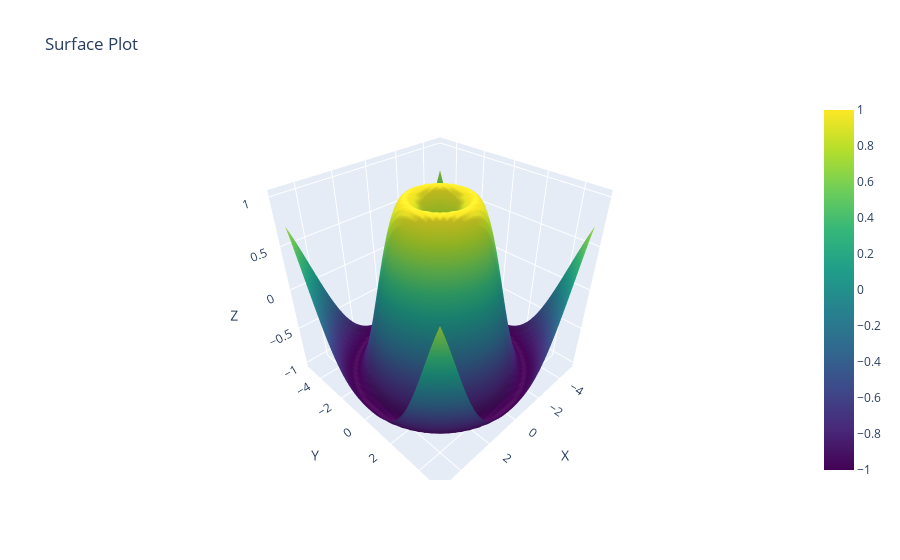

The notebook cell this image was saved under:
### Code cell
import plotly.graph_objs as go
import numpy as np

# Create the surface
N = 50
x = np.linspace(-5, 5, N)
y = np.linspace(-5, 5, N)
x, y = np.meshgrid(x, y)
r = np.sqrt(x**2 + y**2)
z = np.sin(r)

# Create the plot
fig = go.Figure(data=[go.Surface(x=x, y=y, z=z, colorscale='Viridis')])

# Add title and axis labels
fig.update_layout(title='Surface Plot', scene=dict(xaxis_title='X',
                                                   yaxis_title='Y',
                                                   zaxis_title='Z'))

fig.show()

### Figure 1 — Plotly figure (JSON) as saved in the notebook; plotly's stock layout.template omitted (floating-point values rounded to 4 significant figures; data arrays with more than 128 entries replaced by an {"elided": "..."} marker saying what was removed)
{"data": [{"colorscale": [[0, "#440154"], [0.1111, "#482878"], [0.2222, "#3e4989"], [0.3333, "#31688e"], [0.4444, "#26828e"], [0.5556, "#1f9e89"], [0.6667, "#35b779"], [0.7778, "#6ece58"], [0.8889, "#b5de2b"], [1, "#fde725"]], "type": "surface", "x": {"elided": "50x50 float values"}, "y": {"elided": "50x50 float values"}, "z": {"elided": "50x50 float values"}}], "layout": {"scene": {"xaxis": {"title": {"text": "X"}}, "yaxis": {"title": {"text": "Y"}}, "zaxis": {"title": {"text": "Z"}}}, "title": {"text": "Surface Plot"}}}
